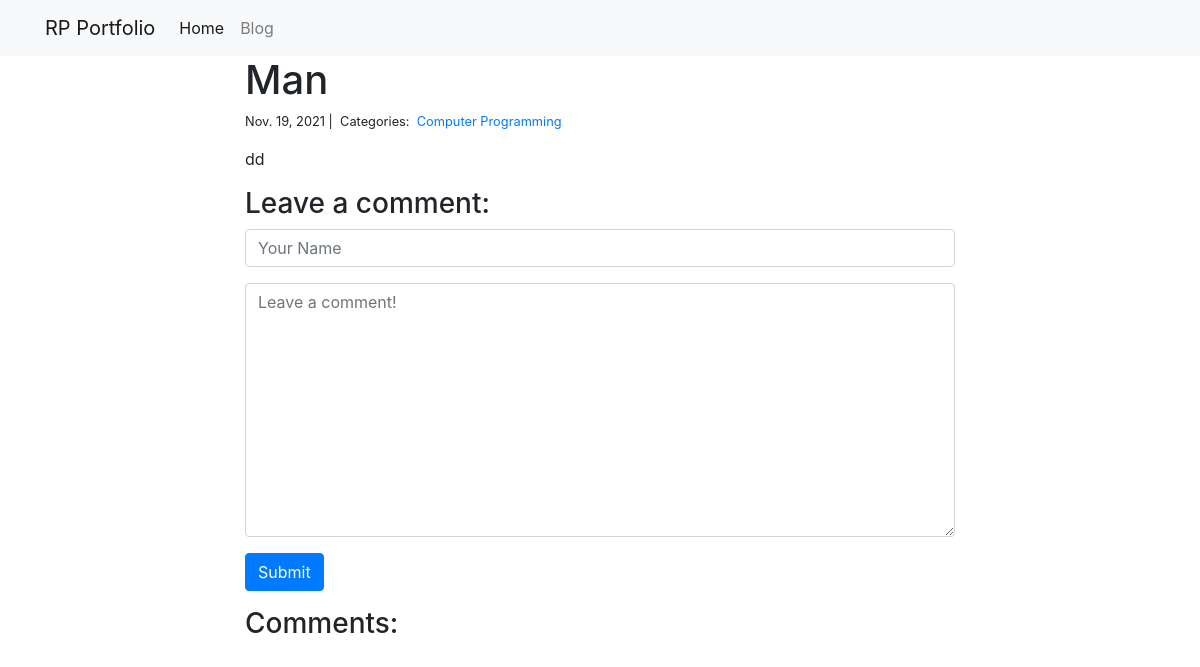
The app's page /6/, older data.
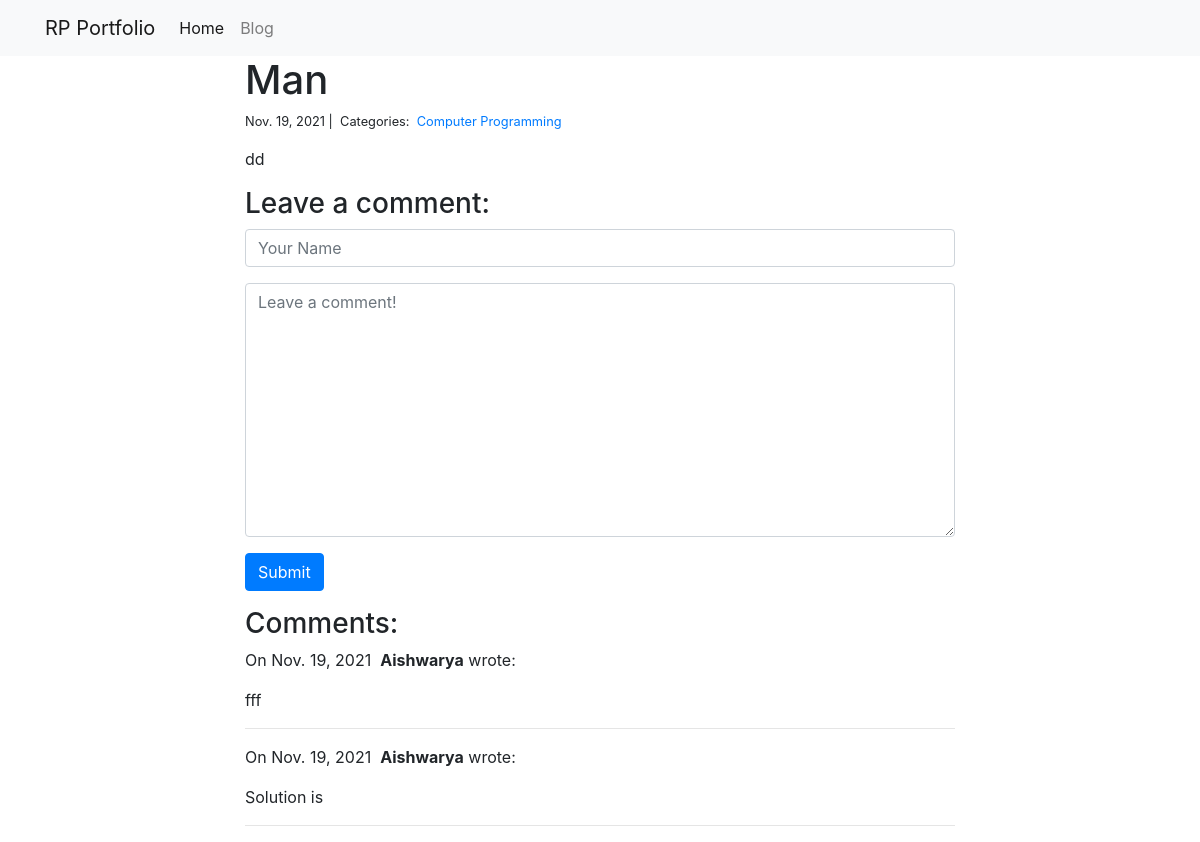
The same page, newer data.
### DoubtForum/models.py (models this page shows, shortened)
class Tag(models.Model):
    name = models.CharField(max_length=20)

class Comment(models.Model):
    author = models.CharField(max_length=60)
    body = models.TextField()
    created_on = models.DateTimeField(auto_now_add=True)
    doubt = models.ForeignKey('Doubt', on_delete=models.CASCADE)

### DoubtForum/views.py (the view, shortened to what this page needs)
# urls.py: path('<int:pk>/',blog_detail,name='blog_detail'),
def blog_detail(request, pk):
    doubt = Doubt.objects.get(pk=pk)
    form = CommentForm()
    comments = Comment.objects.filter(doubt=doubt)
    context = {
        "doubt": doubt,
        "comments": comments,
        "form": form,
    }
    return render(request, "blog_detail.html", context)

### DoubtForum/forms.py
class CommentForm(forms.Form):
    author = forms.CharField(
        max_length=60,
        widget=forms.TextInput(attrs={
            "class": "form-control",
            "placeholder": "Your Name"
        })
    )
    body = forms.CharField(widget=forms.Textarea(
        attrs={
            "class": "form-control",
            "placeholder": "Leave a comment!"
        })
    )

### templates/blog_detail.html (shortened to what this page needs)
{% extends "base.html" %}
{% block page_content %}
<div class="col-md-8 offset-md-2">
    <h1>{{ doubt.title }}</h1>
    <small>
        {{ doubt.created_on.date }} |&nbsp;
        Categories:&nbsp;
        {% for tag in doubt.tags.all %}
        <a href="{% url 'blog_category' tag.name %}">
            {{ tag.name }}
        </a>&nbsp;
        {% endfor %}
    </small>
    <p>{{ doubt.body | linebreaks }}</p>
    <h3>Leave a comment:</h3>
    <form action="{% url 'blog_detail' doubt.pk%}" method="POST">
        <div class="form-group">
            {{ form.author }}
        </div>
        <div class="form-group">
            {{ form.body }}
        </div>
        <button type="submit" class="btn btn-primary">Submit</button>
    </form>
    <h3>Comments:</h3>
    {% for comment in comments %}
    <p>
        On {{comment.created_on.date }}&nbsp;
        <b>{{ comment.author }}</b> wrote:
    </p>
    <p>{{ comment.body }}</p>
    <hr>
    {% endfor %}
</div>
{% endblock %}

Row changes from the older to the newer data that the page shows:
added Comment: created_on "Nov. 19, 2021", author "Aishwarya", body "fff"
added Comment: created_on "Nov. 19, 2021", author "Aishwarya", body "Solution is"
